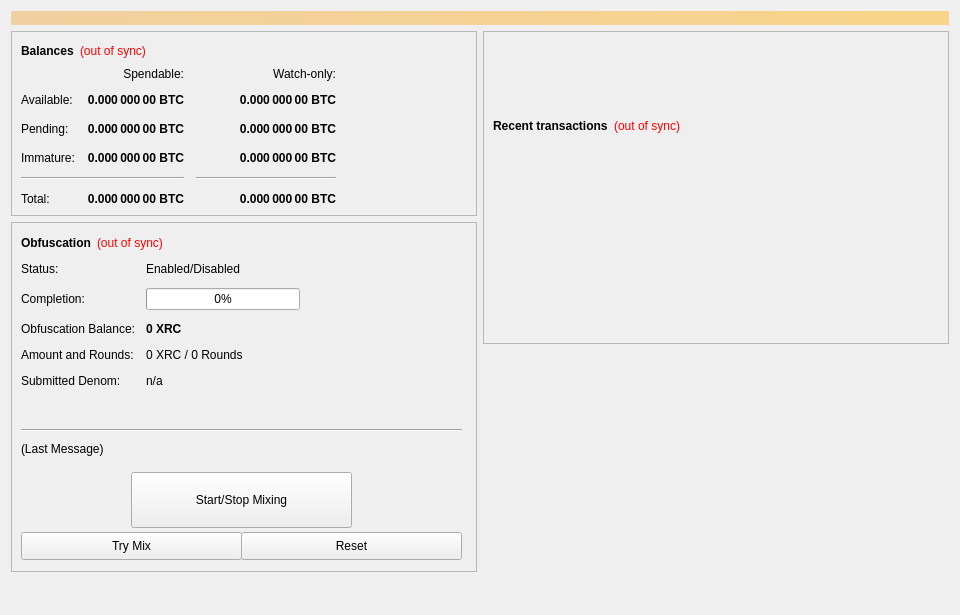
<?xml version="1.0" encoding="UTF-8"?>
<ui version="4.0">
 <class>OverviewPage</class>
 <widget class="QWidget" name="OverviewPage">
  <property name="geometry">
   <rect>
    <x>0</x>
    <y>0</y>
    <width>960</width>
    <height>615</height>
   </rect>
  </property>
  <property name="minimumSize">
   <size>
    <width>960</width>
    <height>0</height>
   </size>
  </property>
  <property name="windowTitle">
   <string>Form</string>
  </property>
  <layout class="QVBoxLayout" name="topLayout">
   <item>
    <widget class="QLabel" name="labelAlerts">
     <property name="visible">
      <bool>false</bool>
     </property>
     <property name="styleSheet">
      <string notr="true">background-color: qlineargradient(x1: 0, y1: 0, x2: 1, y2: 0, stop:0 #F0D0A0, stop:1 #F8D488); color:#000000;</string>
     </property>
     <property name="wordWrap">
      <bool>true</bool>
     </property>
     <property name="margin">
      <number>3</number>
     </property>
    </widget>
   </item>
   <item>
    <layout class="QHBoxLayout" name="horizontalLayout" stretch="1,1">
     <item>
      <layout class="QVBoxLayout" name="verticalLayout_2">
       <item>
        <widget class="QFrame" name="frame">
         <property name="frameShape">
          <enum>QFrame::StyledPanel</enum>
         </property>
         <property name="frameShadow">
          <enum>QFrame::Raised</enum>
         </property>
         <layout class="QVBoxLayout" name="verticalLayout_4">
          <item>
           <layout class="QHBoxLayout" name="horizontalLayout_4">
            <item>
             <widget class="QLabel" name="label_5">
              <property name="font">
               <font>
                <weight>75</weight>
                <bold>true</bold>
               </font>
              </property>
              <property name="text">
               <string>Balances</string>
              </property>
             </widget>
            </item>
            <item>
             <widget class="QLabel" name="labelWalletStatus">
              <property name="cursor">
               <cursorShape>WhatsThisCursor</cursorShape>
              </property>
              <property name="toolTip">
               <string>The displayed information may be out of date. Your wallet automatically synchronizes with the Runecash network after a connection is established, but this process has not completed yet.</string>
              </property>
              <property name="styleSheet">
               <string notr="true">QLabel { color: red; }</string>
              </property>
              <property name="text">
               <string notr="true">(out of sync)</string>
              </property>
              <property name="alignment">
               <set>Qt::AlignLeading|Qt::AlignLeft|Qt::AlignVCenter</set>
              </property>
             </widget>
            </item>
            <item>
             <spacer name="horizontalSpacer_3">
              <property name="orientation">
               <enum>Qt::Horizontal</enum>
              </property>
              <property name="sizeHint" stdset="0">
               <size>
                <width>40</width>
                <height>20</height>
               </size>
              </property>
             </spacer>
            </item>
           </layout>
          </item>
          <item>
           <layout class="QGridLayout" name="gridLayout">
            <property name="spacing">
             <number>12</number>
            </property>
            <item row="2" column="2">
             <widget class="QLabel" name="labelWatchPending">
              <property name="font">
               <font>
                <weight>75</weight>
                <bold>true</bold>
               </font>
              </property>
              <property name="cursor">
               <cursorShape>IBeamCursor</cursorShape>
              </property>
              <property name="toolTip">
               <string>Unconfirmed transactions to watch-only addresses</string>
              </property>
              <property name="text">
               <string notr="true">0.000 000 00 BTC</string>
              </property>
              <property name="alignment">
               <set>Qt::AlignRight|Qt::AlignTrailing|Qt::AlignVCenter</set>
              </property>
              <property name="textInteractionFlags">
               <set>Qt::LinksAccessibleByMouse|Qt::TextSelectableByKeyboard|Qt::TextSelectableByMouse</set>
              </property>
             </widget>
            </item>
            <item row="2" column="1">
             <widget class="QLabel" name="labelUnconfirmed">
              <property name="font">
               <font>
                <weight>75</weight>
                <bold>true</bold>
               </font>
              </property>
              <property name="cursor">
               <cursorShape>IBeamCursor</cursorShape>
              </property>
              <property name="toolTip">
               <string>Total of transactions that have yet to be confirmed, and do not yet count toward the spendable balance</string>
              </property>
              <property name="text">
               <string notr="true">0.000 000 00 BTC</string>
              </property>
              <property name="alignment">
               <set>Qt::AlignRight|Qt::AlignTrailing|Qt::AlignVCenter</set>
              </property>
              <property name="textInteractionFlags">
               <set>Qt::LinksAccessibleByMouse|Qt::TextSelectableByKeyboard|Qt::TextSelectableByMouse</set>
              </property>
             </widget>
            </item>
            <item row="3" column="2">
             <widget class="QLabel" name="labelWatchImmature">
              <property name="font">
               <font>
                <weight>75</weight>
                <bold>true</bold>
               </font>
              </property>
              <property name="cursor">
               <cursorShape>IBeamCursor</cursorShape>
              </property>
              <property name="toolTip">
               <string>Staked or masternode rewards in watch-only addresses that has not yet matured</string>
              </property>
              <property name="text">
               <string notr="true">0.000 000 00 BTC</string>
              </property>
              <property name="alignment">
               <set>Qt::AlignRight|Qt::AlignTrailing|Qt::AlignVCenter</set>
              </property>
              <property name="textInteractionFlags">
               <set>Qt::LinksAccessibleByMouse|Qt::TextSelectableByKeyboard|Qt::TextSelectableByMouse</set>
              </property>
             </widget>
            </item>
            <item row="4" column="0" colspan="2">
             <widget class="Line" name="lineSpendableBalance">
              <property name="orientation">
               <enum>Qt::Horizontal</enum>
              </property>
             </widget>
            </item>
            <item row="4" column="2">
             <widget class="Line" name="lineWatchBalance">
              <property name="sizePolicy">
               <sizepolicy hsizetype="Preferred" vsizetype="Fixed">
                <horstretch>0</horstretch>
                <verstretch>0</verstretch>
               </sizepolicy>
              </property>
              <property name="minimumSize">
               <size>
                <width>140</width>
                <height>0</height>
               </size>
              </property>
              <property name="orientation">
               <enum>Qt::Horizontal</enum>
              </property>
             </widget>
            </item>
            <item row="5" column="0">
             <widget class="QLabel" name="labelTotalText">
              <property name="text">
               <string>Total:</string>
              </property>
             </widget>
            </item>
            <item row="3" column="1">
             <widget class="QLabel" name="labelImmature">
              <property name="font">
               <font>
                <weight>75</weight>
                <bold>true</bold>
               </font>
              </property>
              <property name="cursor">
               <cursorShape>IBeamCursor</cursorShape>
              </property>
              <property name="toolTip">
               <string>Staked or masternode rewards that has not yet matured</string>
              </property>
              <property name="text">
               <string notr="true">0.000 000 00 BTC</string>
              </property>
              <property name="alignment">
               <set>Qt::AlignRight|Qt::AlignTrailing|Qt::AlignVCenter</set>
              </property>
              <property name="textInteractionFlags">
               <set>Qt::LinksAccessibleByMouse|Qt::TextSelectableByKeyboard|Qt::TextSelectableByMouse</set>
              </property>
             </widget>
            </item>
            <item row="2" column="3">
             <spacer name="horizontalSpacer_2">
              <property name="orientation">
               <enum>Qt::Horizontal</enum>
              </property>
              <property name="sizeHint" stdset="0">
               <size>
                <width>40</width>
                <height>20</height>
               </size>
              </property>
             </spacer>
            </item>
            <item row="3" column="0">
             <widget class="QLabel" name="labelImmatureText">
              <property name="text">
               <string>Immature:</string>
              </property>
             </widget>
            </item>
            <item row="5" column="1">
             <widget class="QLabel" name="labelTotal">
              <property name="font">
               <font>
                <weight>75</weight>
                <bold>true</bold>
               </font>
              </property>
              <property name="cursor">
               <cursorShape>IBeamCursor</cursorShape>
              </property>
              <property name="toolTip">
               <string>Your current total balance</string>
              </property>
              <property name="text">
               <string notr="true">0.000 000 00 BTC</string>
              </property>
              <property name="alignment">
               <set>Qt::AlignRight|Qt::AlignTrailing|Qt::AlignVCenter</set>
              </property>
              <property name="textInteractionFlags">
               <set>Qt::LinksAccessibleByMouse|Qt::TextSelectableByKeyboard|Qt::TextSelectableByMouse</set>
              </property>
             </widget>
            </item>
            <item row="5" column="2">
             <widget class="QLabel" name="labelWatchTotal">
              <property name="font">
               <font>
                <weight>75</weight>
                <bold>true</bold>
               </font>
              </property>
              <property name="cursor">
               <cursorShape>IBeamCursor</cursorShape>
              </property>
              <property name="toolTip">
               <string>Current total balance in watch-only addresses</string>
              </property>
              <property name="text">
               <string notr="true">0.000 000 00 BTC</string>
              </property>
              <property name="alignment">
               <set>Qt::AlignRight|Qt::AlignTrailing|Qt::AlignVCenter</set>
              </property>
              <property name="textInteractionFlags">
               <set>Qt::LinksAccessibleByMouse|Qt::TextSelectableByKeyboard|Qt::TextSelectableByMouse</set>
              </property>
             </widget>
            </item>
            <item row="0" column="2">
             <widget class="QLabel" name="labelWatchonly">
              <property name="text">
               <string>Watch-only:</string>
              </property>
              <property name="alignment">
               <set>Qt::AlignRight|Qt::AlignTrailing|Qt::AlignVCenter</set>
              </property>
             </widget>
            </item>
            <item row="1" column="0">
             <widget class="QLabel" name="labelBalanceText">
              <property name="text">
               <string>Available:</string>
              </property>
             </widget>
            </item>
            <item row="1" column="1">
             <widget class="QLabel" name="labelBalance">
              <property name="font">
               <font>
                <weight>75</weight>
                <bold>true</bold>
               </font>
              </property>
              <property name="cursor">
               <cursorShape>IBeamCursor</cursorShape>
              </property>
              <property name="toolTip">
               <string>Your current spendable balance</string>
              </property>
              <property name="text">
               <string notr="true">0.000 000 00 BTC</string>
              </property>
              <property name="alignment">
               <set>Qt::AlignRight|Qt::AlignTrailing|Qt::AlignVCenter</set>
              </property>
              <property name="textInteractionFlags">
               <set>Qt::LinksAccessibleByMouse|Qt::TextSelectableByKeyboard|Qt::TextSelectableByMouse</set>
              </property>
             </widget>
            </item>
            <item row="1" column="2">
             <widget class="QLabel" name="labelWatchAvailable">
              <property name="font">
               <font>
                <weight>75</weight>
                <bold>true</bold>
               </font>
              </property>
              <property name="cursor">
               <cursorShape>IBeamCursor</cursorShape>
              </property>
              <property name="toolTip">
               <string>Your current balance in watch-only addresses</string>
              </property>
              <property name="text">
               <string notr="true">0.000 000 00 BTC</string>
              </property>
              <property name="alignment">
               <set>Qt::AlignRight|Qt::AlignTrailing|Qt::AlignVCenter</set>
              </property>
              <property name="textInteractionFlags">
               <set>Qt::LinksAccessibleByMouse|Qt::TextSelectableByKeyboard|Qt::TextSelectableByMouse</set>
              </property>
             </widget>
            </item>
            <item row="2" column="0">
             <widget class="QLabel" name="labelPendingText">
              <property name="text">
               <string>Pending:</string>
              </property>
             </widget>
            </item>
            <item row="0" column="1">
             <widget class="QLabel" name="labelSpendable">
              <property name="text">
               <string>Spendable:</string>
              </property>
              <property name="alignment">
               <set>Qt::AlignRight|Qt::AlignTrailing|Qt::AlignVCenter</set>
              </property>
             </widget>
            </item>
           </layout>
          </item>
         </layout>
        </widget>
       </item>
       <item>
        <widget class="QFrame" name="frameObfuscation">
         <property name="minimumSize">
          <size>
           <width>0</width>
           <height>350</height>
          </size>
         </property>
         <property name="layoutDirection">
          <enum>Qt::LeftToRight</enum>
         </property>
         <property name="frameShape">
          <enum>QFrame::StyledPanel</enum>
         </property>
         <property name="frameShadow">
          <enum>QFrame::Raised</enum>
         </property>
         <widget class="QWidget" name="formLayoutWidget">
          <property name="geometry">
           <rect>
            <x>10</x>
            <y>40</y>
            <width>451</width>
            <height>161</height>
           </rect>
          </property>
          <layout class="QFormLayout" name="formLayout">
           <property name="fieldGrowthPolicy">
            <enum>QFormLayout::AllNonFixedFieldsGrow</enum>
           </property>
           <property name="horizontalSpacing">
            <number>11</number>
           </property>
           <property name="verticalSpacing">
            <number>12</number>
           </property>
           <item row="0" column="0">
            <widget class="QLabel" name="label_6">
             <property name="text">
              <string>Status:</string>
             </property>
            </widget>
           </item>
           <item row="1" column="0">
            <widget class="QLabel" name="label_7">
             <property name="text">
              <string>Completion:</string>
             </property>
            </widget>
           </item>
           <item row="1" column="1">
            <widget class="QProgressBar" name="obfuscationProgress">
             <property name="maximumSize">
              <size>
               <width>154</width>
               <height>16777215</height>
              </size>
             </property>
             <property name="value">
              <number>0</number>
             </property>
            </widget>
           </item>
           <item row="2" column="0">
            <widget class="QLabel" name="labelAnonymizedText">
             <property name="text">
              <string>Obfuscation Balance:</string>
             </property>
            </widget>
           </item>
           <item row="2" column="1">
            <widget class="QLabel" name="labelAnonymized">
             <property name="font">
              <font>
               <weight>75</weight>
               <bold>true</bold>
              </font>
             </property>
             <property name="text">
              <string notr="true">0 XRC</string>
             </property>
            </widget>
           </item>
           <item row="3" column="0">
            <widget class="QLabel" name="label_8">
             <property name="text">
              <string>Amount and Rounds:</string>
             </property>
            </widget>
           </item>
           <item row="3" column="1">
            <widget class="QLabel" name="labelAmountRounds">
             <property name="text">
              <string>0 XRC / 0 Rounds</string>
             </property>
            </widget>
           </item>
           <item row="4" column="0">
            <widget class="QLabel" name="label_9">
             <property name="text">
              <string>Submitted Denom:</string>
             </property>
            </widget>
           </item>
           <item row="4" column="1">
            <widget class="QLabel" name="labelSubmittedDenom">
             <property name="toolTip">
              <string>The denominations you submitted to the Masternode.&lt;br&gt;To mix, other users must submit the exact same denominations.</string>
             </property>
             <property name="text">
              <string>n/a</string>
             </property>
            </widget>
           </item>
           <item row="0" column="1">
            <widget class="QLabel" name="obfuscationEnabled">
             <property name="text">
              <string>Enabled/Disabled</string>
             </property>
            </widget>
           </item>
          </layout>
         </widget>
         <widget class="QPushButton" name="runAutoDenom">
          <property name="geometry">
           <rect>
            <x>251</x>
            <y>17</y>
            <width>1</width>
            <height>1</height>
           </rect>
          </property>
          <property name="palette">
           <palette>
            <active>
             <colorrole role="WindowText">
              <brush brushstyle="SolidPattern">
               <color alpha="255">
                <red>0</red>
                <green>0</green>
                <blue>0</blue>
               </color>
              </brush>
             </colorrole>
             <colorrole role="Button">
              <brush brushstyle="SolidPattern">
               <color alpha="255">
                <red>239</red>
                <green>238</green>
                <blue>238</blue>
               </color>
              </brush>
             </colorrole>
             <colorrole role="Light">
              <brush brushstyle="SolidPattern">
               <color alpha="255">
                <red>255</red>
                <green>255</green>
                <blue>255</blue>
               </color>
              </brush>
             </colorrole>
             <colorrole role="Midlight">
              <brush brushstyle="SolidPattern">
               <color alpha="255">
                <red>247</red>
                <green>246</green>
                <blue>246</blue>
               </color>
              </brush>
             </colorrole>
             <colorrole role="Dark">
              <brush brushstyle="SolidPattern">
               <color alpha="255">
                <red>119</red>
                <green>119</green>
                <blue>119</blue>
               </color>
              </brush>
             </colorrole>
             <colorrole role="Mid">
              <brush brushstyle="SolidPattern">
               <color alpha="255">
                <red>159</red>
                <green>159</green>
                <blue>159</blue>
               </color>
              </brush>
             </colorrole>
             <colorrole role="Text">
              <brush brushstyle="SolidPattern">
               <color alpha="255">
                <red>0</red>
                <green>0</green>
                <blue>0</blue>
               </color>
              </brush>
             </colorrole>
             <colorrole role="BrightText">
              <brush brushstyle="SolidPattern">
               <color alpha="255">
                <red>255</red>
                <green>255</green>
                <blue>255</blue>
               </color>
              </brush>
             </colorrole>
             <colorrole role="ButtonText">
              <brush brushstyle="SolidPattern">
               <color alpha="255">
                <red>0</red>
                <green>0</green>
                <blue>0</blue>
               </color>
              </brush>
             </colorrole>
             <colorrole role="Base">
              <brush brushstyle="SolidPattern">
               <color alpha="255">
                <red>255</red>
                <green>255</green>
                <blue>255</blue>
               </color>
              </brush>
             </colorrole>
             <colorrole role="Window">
              <brush brushstyle="SolidPattern">
               <color alpha="255">
                <red>239</red>
                <green>238</green>
                <blue>238</blue>
               </color>
              </brush>
             </colorrole>
             <colorrole role="Shadow">
              <brush brushstyle="SolidPattern">
               <color alpha="255">
                <red>0</red>
                <green>0</green>
                <blue>0</blue>
               </color>
              </brush>
             </colorrole>
             <colorrole role="AlternateBase">
              <brush brushstyle="SolidPattern">
               <color alpha="255">
                <red>247</red>
                <green>246</green>
                <blue>246</blue>
               </color>
              </brush>
             </colorrole>
             <colorrole role="ToolTipBase">
              <brush brushstyle="SolidPattern">
               <color alpha="255">
                <red>255</red>
                <green>255</green>
                <blue>220</blue>
               </color>
              </brush>
             </colorrole>
             <colorrole role="ToolTipText">
              <brush brushstyle="SolidPattern">
               <color alpha="255">
                <red>0</red>
                <green>0</green>
                <blue>0</blue>
               </color>
              </brush>
             </colorrole>
            </active>
            <inactive>
             <colorrole role="WindowText">
              <brush brushstyle="SolidPattern">
               <color alpha="255">
                <red>0</red>
                <green>0</green>
                <blue>0</blue>
               </color>
              </brush>
             </colorrole>
             <colorrole role="Button">
              <brush brushstyle="SolidPattern">
               <color alpha="255">
                <red>239</red>
                <green>238</green>
                <blue>238</blue>
               </color>
              </brush>
             </colorrole>
             <colorrole role="Light">
              <brush brushstyle="SolidPattern">
               <color alpha="255">
                <red>255</red>
                <green>255</green>
                <blue>255</blue>
               </color>
              </brush>
             </colorrole>
             <colorrole role="Midlight">
              <brush brushstyle="SolidPattern">
               <color alpha="255">
                <red>247</red>
                <green>246</green>
                <blue>246</blue>
               </color>
              </brush>
             </colorrole>
             <colorrole role="Dark">
              <brush brushstyle="SolidPattern">
               <color alpha="255">
                <red>119</red>
                <green>119</green>
                <blue>119</blue>
               </color>
              </brush>
             </colorrole>
             <colorrole role="Mid">
              <brush brushstyle="SolidPattern">
               <color alpha="255">
                <red>159</red>
                <green>159</green>
                <blue>159</blue>
               </color>
              </brush>
             </colorrole>
             <colorrole role="Text">
              <brush brushstyle="SolidPattern">
               <color alpha="255">
                <red>0</red>
                <green>0</green>
                <blue>0</blue>
               </color>
              </brush>
             </colorrole>
             <colorrole role="BrightText">
              <brush brushstyle="SolidPattern">
               <color alpha="255">
                <red>255</red>
                <green>255</green>
                <blue>255</blue>
               </color>
              </brush>
             </colorrole>
             <colorrole role="ButtonText">
              <brush brushstyle="SolidPattern">
               <color alpha="255">
                <red>0</red>
                <green>0</green>
                <blue>0</blue>
               </color>
              </brush>
             </colorrole>
             <colorrole role="Base">
              <brush brushstyle="SolidPattern">
               <color alpha="255">
                <red>255</red>
                <green>255</green>
                <blue>255</blue>
               </color>
              </brush>
             </colorrole>
             <colorrole role="Window">
              <brush brushstyle="SolidPattern">
               <color alpha="255">
                <red>239</red>
                <green>238</green>
                <blue>238</blue>
               </color>
              </brush>
             </colorrole>
             <colorrole role="Shadow">
              <brush brushstyle="SolidPattern">
               <color alpha="255">
                <red>0</red>
                <green>0</green>
                <blue>0</blue>
               </color>
              </brush>
             </colorrole>
             <colorrole role="AlternateBase">
              <brush brushstyle="SolidPattern">
               <color alpha="255">
                <red>247</red>
                <green>246</green>
                <blue>246</blue>
               </color>
              </brush>
             </colorrole>
             <colorrole role="ToolTipBase">
              <brush brushstyle="SolidPattern">
               <color alpha="255">
                <red>255</red>
                <green>255</green>
                <blue>220</blue>
               </color>
              </brush>
             </colorrole>
             <colorrole role="ToolTipText">
              <brush brushstyle="SolidPattern">
               <color alpha="255">
                <red>0</red>
                <green>0</green>
                <blue>0</blue>
               </color>
              </brush>
             </colorrole>
            </inactive>
            <disabled>
             <colorrole role="WindowText">
              <brush brushstyle="SolidPattern">
               <color alpha="255">
                <red>119</red>
                <green>119</green>
                <blue>119</blue>
               </color>
              </brush>
             </colorrole>
             <colorrole role="Button">
              <brush brushstyle="SolidPattern">
               <color alpha="255">
                <red>239</red>
                <green>238</green>
                <blue>238</blue>
               </color>
              </brush>
             </colorrole>
             <colorrole role="Light">
              <brush brushstyle="SolidPattern">
               <color alpha="255">
                <red>255</red>
                <green>255</green>
                <blue>255</blue>
               </color>
              </brush>
             </colorrole>
             <colorrole role="Midlight">
              <brush brushstyle="SolidPattern">
               <color alpha="255">
                <red>247</red>
                <green>246</green>
                <blue>246</blue>
               </color>
              </brush>
             </colorrole>
             <colorrole role="Dark">
              <brush brushstyle="SolidPattern">
               <color alpha="255">
                <red>119</red>
                <green>119</green>
                <blue>119</blue>
               </color>
              </brush>
             </colorrole>
             <colorrole role="Mid">
              <brush brushstyle="SolidPattern">
               <color alpha="255">
                <red>159</red>
                <green>159</green>
                <blue>159</blue>
               </color>
              </brush>
             </colorrole>
             <colorrole role="Text">
              <brush brushstyle="SolidPattern">
               <color alpha="255">
                <red>119</red>
                <green>119</green>
                <blue>119</blue>
               </color>
              </brush>
             </colorrole>
             <colorrole role="BrightText">
              <brush brushstyle="SolidPattern">
               <color alpha="255">
                <red>255</red>
                <green>255</green>
                <blue>255</blue>
               </color>
              </brush>
             </colorrole>
             <colorrole role="ButtonText">
              <brush brushstyle="SolidPattern">
               <color alpha="255">
                <red>119</red>
                <green>119</green>
                <blue>119</blue>
               </color>
              </brush>
             </colorrole>
             <colorrole role="Base">
              <brush brushstyle="SolidPattern">
               <color alpha="255">
                <red>239</red>
                <green>238</green>
                <blue>238</blue>
               </color>
              </brush>
             </colorrole>
             <colorrole role="Window">
              <brush brushstyle="SolidPattern">
               <color alpha="255">
                <red>239</red>
                <green>238</green>
                <blue>238</blue>
               </color>
              </brush>
             </colorrole>
             <colorrole role="Shadow">
              <brush brushstyle="SolidPattern">
               <color alpha="255">
                <red>0</red>
                <green>0</green>
                <blue>0</blue>
               </color>
              </brush>
             </colorrole>
             <colorrole role="AlternateBase">
              <brush brushstyle="SolidPattern">
               <color alpha="255">
                <red>239</red>
                <green>238</green>
                <blue>238</blue>
               </color>
              </brush>
             </colorrole>
             <colorrole role="ToolTipBase">
              <brush brushstyle="SolidPattern">
               <color alpha="255">
                <red>255</red>
                <green>255</green>
                <blue>220</blue>
               </color>
              </brush>
             </colorrole>
             <colorrole role="ToolTipText">
              <brush brushstyle="SolidPattern">
               <color alpha="255">
                <red>0</red>
                <green>0</green>
                <blue>0</blue>
               </color>
              </brush>
             </colorrole>
            </disabled>
           </palette>
          </property>
          <property name="focusPolicy">
           <enum>Qt::NoFocus</enum>
          </property>
          <property name="autoFillBackground">
           <bool>true</bool>
          </property>
          <property name="text">
           <string/>
          </property>
          <property name="flat">
           <bool>true</bool>
          </property>
         </widget>
         <widget class="QPushButton" name="toggleObfuscation">
          <property name="geometry">
           <rect>
            <x>120</x>
            <y>250</y>
            <width>221</width>
            <height>56</height>
           </rect>
          </property>
          <property name="sizePolicy">
           <sizepolicy hsizetype="MinimumExpanding" vsizetype="Fixed">
            <horstretch>0</horstretch>
            <verstretch>0</verstretch>
           </sizepolicy>
          </property>
          <property name="text">
           <string>Start/Stop Mixing</string>
          </property>
         </widget>
         <widget class="Line" name="lineLastMessage">
          <property name="geometry">
           <rect>
            <x>10</x>
            <y>200</y>
            <width>441</width>
            <height>16</height>
           </rect>
          </property>
          <property name="orientation">
           <enum>Qt::Horizontal</enum>
          </property>
         </widget>
         <widget class="QLabel" name="obfuscationStatus">
          <property name="geometry">
           <rect>
            <x>10</x>
            <y>220</y>
            <width>451</width>
            <height>61</height>
           </rect>
          </property>
          <property name="minimumSize">
           <size>
            <width>288</width>
            <height>43</height>
           </size>
          </property>
          <property name="text">
           <string>(Last Message)</string>
          </property>
          <property name="alignment">
           <set>Qt::AlignLeading|Qt::AlignLeft|Qt::AlignTop</set>
          </property>
          <property name="wordWrap">
           <bool>true</bool>
          </property>
         </widget>
         <widget class="QPushButton" name="obfuscationAuto">
          <property name="geometry">
           <rect>
            <x>10</x>
            <y>310</y>
            <width>221</width>
            <height>28</height>
           </rect>
          </property>
          <property name="sizePolicy">
           <sizepolicy hsizetype="MinimumExpanding" vsizetype="Fixed">
            <horstretch>0</horstretch>
            <verstretch>0</verstretch>
           </sizepolicy>
          </property>
          <property name="toolTip">
           <string>Try to manually submit a Obfuscation request.</string>
          </property>
          <property name="text">
           <string>Try Mix</string>
          </property>
         </widget>
         <widget class="QPushButton" name="obfuscationReset">
          <property name="geometry">
           <rect>
            <x>230</x>
            <y>310</y>
            <width>221</width>
            <height>28</height>
           </rect>
          </property>
          <property name="sizePolicy">
           <sizepolicy hsizetype="MinimumExpanding" vsizetype="Fixed">
            <horstretch>0</horstretch>
            <verstretch>0</verstretch>
           </sizepolicy>
          </property>
          <property name="toolTip">
           <string>Reset the current status of Obfuscation (can interrupt Obfuscation if it's in the process of Mixing, which can cost you money!)</string>
          </property>
          <property name="autoFillBackground">
           <bool>false</bool>
          </property>
          <property name="text">
           <string>Reset</string>
          </property>
         </widget>
         <widget class="QWidget" name="layoutWidget">
          <property name="geometry">
           <rect>
            <x>10</x>
            <y>10</y>
            <width>431</width>
            <height>22</height>
           </rect>
          </property>
          <layout class="QHBoxLayout" name="horizontalLayout_5">
           <item>
            <widget class="QLabel" name="label_2">
             <property name="font">
              <font>
               <weight>75</weight>
               <bold>true</bold>
              </font>
             </property>
             <property name="text">
              <string>Obfuscation</string>
             </property>
            </widget>
           </item>
           <item>
            <widget class="QLabel" name="labelObfuscationSyncStatus">
             <property name="toolTip">
              <string>The displayed information may be out of date. Your wallet automatically synchronizes with the Runecash network after a connection is established, but this process has not completed yet.</string>
             </property>
             <property name="styleSheet">
              <string notr="true">QLabel { color: red; }</string>
             </property>
             <property name="text">
              <string notr="true">(out of sync)</string>
             </property>
             <property name="alignment">
              <set>Qt::AlignLeading|Qt::AlignLeft|Qt::AlignVCenter</set>
             </property>
            </widget>
           </item>
           <item>
            <spacer name="horizontalSpacer_4">
             <property name="orientation">
              <enum>Qt::Horizontal</enum>
             </property>
             <property name="sizeHint" stdset="0">
              <size>
               <width>40</width>
               <height>20</height>
              </size>
             </property>
            </spacer>
           </item>
          </layout>
         </widget>
        </widget>
       </item>
       <item>
        <spacer name="verticalSpacer">
         <property name="orientation">
          <enum>Qt::Vertical</enum>
         </property>
         <property name="sizeHint" stdset="0">
          <size>
           <width>20</width>
           <height>40</height>
          </size>
         </property>
        </spacer>
       </item>
      </layout>
     </item>
     <item>
      <layout class="QVBoxLayout" name="verticalLayout_3">
       <item>
        <widget class="QFrame" name="frame_2">
         <property name="frameShape">
          <enum>QFrame::StyledPanel</enum>
         </property>
         <property name="frameShadow">
          <enum>QFrame::Raised</enum>
         </property>
         <layout class="QVBoxLayout" name="verticalLayout">
          <item>
           <spacer name="verticalSpacer_3">
            <property name="orientation">
             <enum>Qt::Vertical</enum>
            </property>
            <property name="sizeType">
             <enum>QSizePolicy::Fixed</enum>
            </property>
            <property name="sizeHint" stdset="0">
             <size>
              <width>20</width>
              <height>75</height>
             </size>
            </property>
           </spacer>
          </item>
          <item>
           <layout class="QHBoxLayout" name="horizontalLayout_2">
            <item>
             <widget class="QLabel" name="label_4">
              <property name="font">
               <font>
                <weight>75</weight>
                <bold>true</bold>
               </font>
              </property>
              <property name="text">
               <string>Recent transactions</string>
              </property>
             </widget>
            </item>
            <item>
             <widget class="QLabel" name="labelTransactionsStatus">
              <property name="cursor">
               <cursorShape>WhatsThisCursor</cursorShape>
              </property>
              <property name="toolTip">
               <string>The displayed information may be out of date. Your wallet automatically synchronizes with the Runecash network after a connection is established, but this process has not completed yet.</string>
              </property>
              <property name="styleSheet">
               <string notr="true">QLabel { color: red; }</string>
              </property>
              <property name="text">
               <string notr="true">(out of sync)</string>
              </property>
              <property name="alignment">
               <set>Qt::AlignRight|Qt::AlignTrailing|Qt::AlignVCenter</set>
              </property>
             </widget>
            </item>
            <item>
             <spacer name="horizontalSpacer">
              <property name="orientation">
               <enum>Qt::Horizontal</enum>
              </property>
              <property name="sizeHint" stdset="0">
               <size>
                <width>40</width>
                <height>20</height>
               </size>
              </property>
             </spacer>
            </item>
           </layout>
          </item>
          <item>
           <widget class="QListView" name="listTransactions">
            <property name="styleSheet">
             <string notr="true">QListView { background: transparent; }</string>
            </property>
            <property name="frameShape">
             <enum>QFrame::NoFrame</enum>
            </property>
            <property name="verticalScrollBarPolicy">
             <enum>Qt::ScrollBarAlwaysOff</enum>
            </property>
            <property name="horizontalScrollBarPolicy">
             <enum>Qt::ScrollBarAlwaysOff</enum>
            </property>
            <property name="selectionMode">
             <enum>QAbstractItemView::NoSelection</enum>
            </property>
           </widget>
          </item>
         </layout>
        </widget>
       </item>
       <item>
        <spacer name="verticalSpacer_2">
         <property name="orientation">
          <enum>Qt::Vertical</enum>
         </property>
         <property name="sizeType">
          <enum>QSizePolicy::Expanding</enum>
         </property>
         <property name="sizeHint" stdset="0">
          <size>
           <width>20</width>
           <height>40</height>
          </size>
         </property>
        </spacer>
       </item>
      </layout>
     </item>
    </layout>
   </item>
  </layout>
 </widget>
 <resources/>
 <connections/>
</ui>
